Frame 1 (no input): blank canvas, image omitted
Frame 60 (no input): blank canvas, image omitted
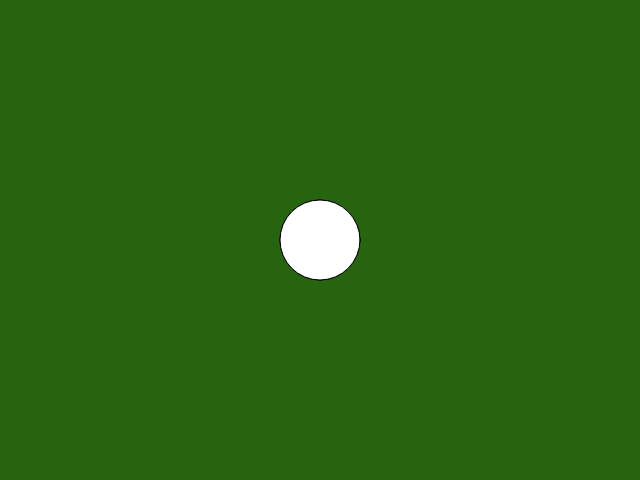
Frame 120 (the mouse pressed at the canvas centre since frame 60)

The p5.js sketch whose frames 1 and 60 were blank and that drew this single picture after the mouse press (run headless with seeded random() and noise() and a simulated clock; from frame 60 on, the mouse is pressed at the canvas centre):

// p5.js sketch
// ── sketch.js
function  setup () {

    createCanvas(640, 480);

    bgcolor = color(200);

}

function draw () {

    if (mouseIsPressed) {

        changeColor();

        background(bgColor);

        fill(255);

        ellipse(mouseX, mouseY, 80, 80);

    } else {

        fill(255);

    }

    ellipse(mouseX, mouseY, 80, 80);

}

function changeColor () {

    bgColor = color(random(0, 255), random(0, 255), random(0, 255));

}
